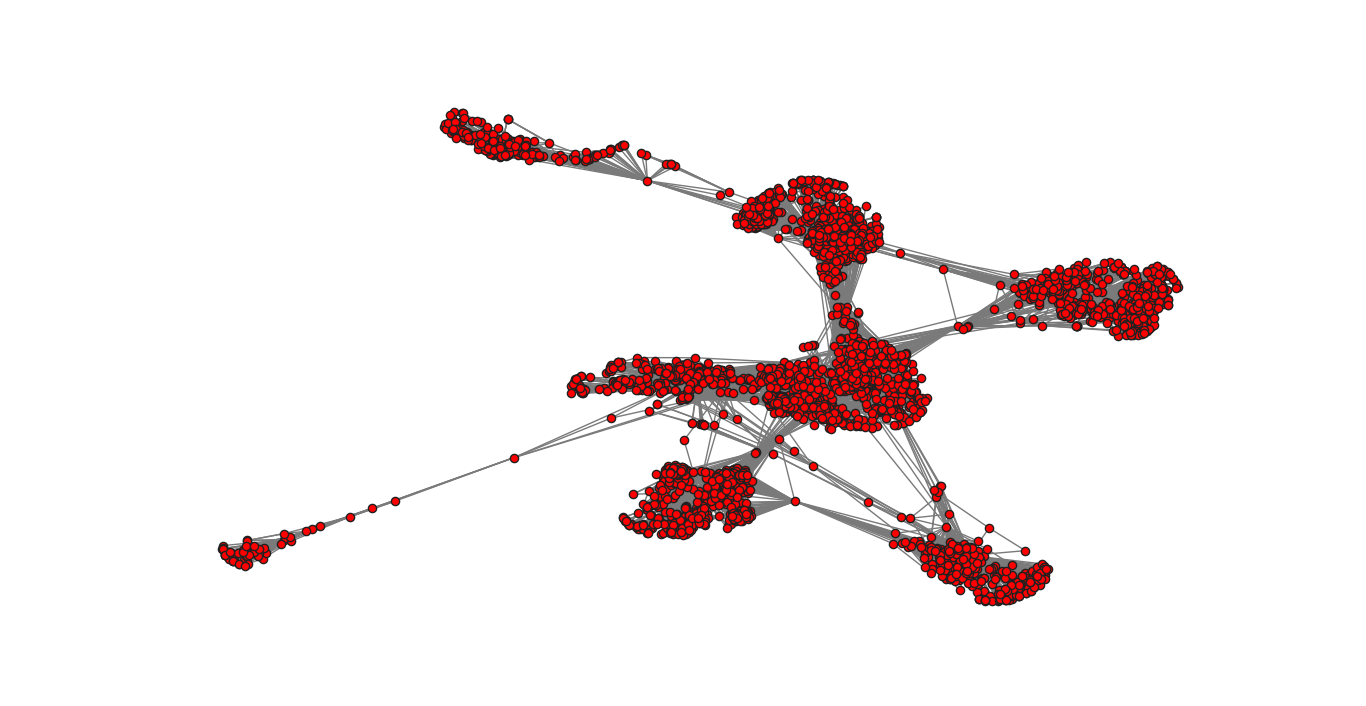

Recreate this plot in Python.
import networkx as nx
import matplotlib.pyplot as plt

G_fb = nx.read_edgelist("data/facebook_combined.txt",
						create_using = nx.Graph(),
						nodetype = int)
# Print information about graph
print(nx.info(G_fb))
# Create network layout for visualizations
spring_pos = nx.spring_layout(G_fb)
# Draw network graph
plt.axis("off")
nx.draw(G_fb, pos=spring_pos, with_labels=False, node_size=35)
ax = plt.gca() # to get the current axis
ax.collections[0].set_edgecolor("#202020")  # Set node's outline color
ax.collections[1].set_edgecolor("#7a7a7a")  # Set edge color
plt.show()
